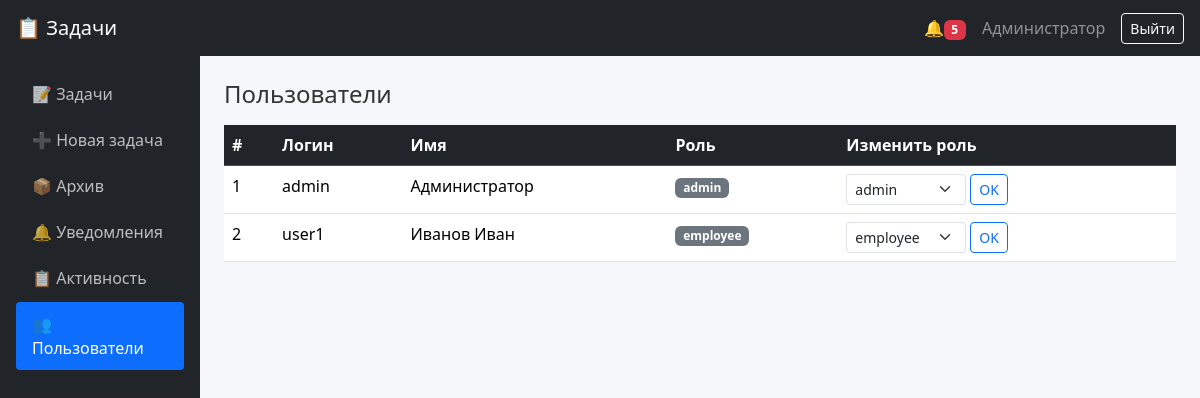
The app's page /users (signed in) with its own data.
### tables this page shows
CREATE TABLE users (
            id       INTEGER PRIMARY KEY AUTOINCREMENT,
            username TEXT UNIQUE NOT NULL,
            password TEXT NOT NULL,
            role     TEXT DEFAULT 'employee',
            name     TEXT
        );

### app.py (the view)
@app.route('/users')
@login_required
@admin_required
def users():
    conn = get_db()
    all_users = conn.execute("SELECT * FROM users ORDER BY id").fetchall()
    conn.close()
    return render_template('users.html', users=all_users)

### app.py (called while the page is built)
def get_db():
    conn = sqlite3.connect(DB)
    conn.row_factory = sqlite3.Row
    conn.execute("PRAGMA journal_mode = WAL;")
    conn.execute("PRAGMA foreign_keys = ON;")
    return conn

def login_required(f):
    from functools import wraps
    @wraps(f)
    def wrapper(*args, **kwargs):
        if 'user_id' not in session:
            return redirect('/login')
        return f(*args, **kwargs)
    return wrapper

def admin_required(f):
    from functools import wraps
    @wraps(f)
    def wrapper(*args, **kwargs):
        if session.get('role') != 'admin':
            flash('Только для администратора', 'danger')
            return redirect('/tasks')
        return f(*args, **kwargs)
    return wrapper

@app.before_request
def count_notifications():
    g.unread = 0
    if session.get('user_id'):
        conn = get_db()
        row = conn.execute(
            "SELECT COUNT(*) as c FROM notifications WHERE user_id=? AND is_read=0",
            (session['user_id'],)
        ).fetchone()
        conn.close()
        g.unread = row['c'] if row else 0

@app.context_processor
def inject_globals():
    return dict(
        statuses=STATUSES,
        stages=STAGES,
        unread=g.unread if hasattr(g, 'unread') else 0,
        session=session
    )

### templates/users.html (shortened to what this page needs)
{% extends "base.html" %}
{% block content %}
<h4 class="mb-3">Пользователи</h4>
<table class="table table-hover">
  <thead class="table-dark">
    <tr><th>#</th><th>Логин</th><th>Имя</th><th>Роль</th><th>Изменить роль</th></tr>
  </thead>
  <tbody>
    {% for u in users %}
    <tr>
      <td>{{ u.id }}</td>
      <td>{{ u.username }}</td>
      <td>{{ u.name or '—' }}</td>
      <td><span class="badge bg-secondary">{{ u.role }}</span></td>
      <td>
        <form method="post" action="/users/{{ u.id }}/role" class="d-flex gap-1">
          <select class="form-select form-select-sm" name="role" style="width:120px;">
            <option value="employee" {% if u.role=='employee' %}selected{% endif %}>employee</option>
            <option value="admin"    {% if u.role=='admin'    %}selected{% endif %}>admin</option>
          </select>
          <button class="btn btn-sm btn-outline-primary">OK</button>
        </form>
      </td>
    </tr>
    {% endfor %}
  </tbody>
</table>
{% endblock %}

### templates/base.html (shortened to what this page needs)
<!doctype html>
<html lang="ru">
<head>
  <link href="https://cdn.jsdelivr.net/npm/bootstrap@5.3.2/dist/css/bootstrap.min.css" rel="stylesheet">
  <link rel="stylesheet" href="/static/style.css">
</head>
<body>
<nav class="navbar navbar-dark bg-dark px-3">
  <a class="navbar-brand" href="/tasks">📋 Задачи</a>
  {% if session.get('user_id') %}
  <div class="d-flex align-items-center gap-3">
    <a href="/notifications" class="text-white text-decoration-none">
      🔔{% if unread > 0 %}<span class="badge bg-danger">{{ unread }}</span>{% endif %}
    </a>
    <span class="text-white-50">{{ session.get('name') or session.get('username') }}</span>
    <a href="/logout" class="btn btn-outline-light btn-sm">Выйти</a>
  </div>
  {% endif %}
</nav>
<div class="d-flex">
  {% if session.get('user_id') %}
  <nav class="sidebar p-3">
    <ul class="nav flex-column">
      <li class="nav-item">
        <a class="nav-link {% if request.path == '/tasks' %}active{% endif %}" href="/tasks">📝 Задачи</a>
      </li>
      <li class="nav-item">
        <a class="nav-link {% if request.path == '/tasks/new' %}active{% endif %}" href="/tasks/new">➕ Новая задача</a>
      </li>
      <li class="nav-item">
        <a class="nav-link {% if request.path == '/archive' %}active{% endif %}" href="/archive">📦 Архив</a>
      </li>
      <li class="nav-item">
        <a class="nav-link {% if request.path == '/notifications' %}active{% endif %}" href="/notifications">🔔 Уведомления</a>
      </li>
      <li class="nav-item">
        <a class="nav-link {% if request.path == '/activity' %}active{% endif %}" href="/activity">📋 Активность</a>
      </li>
      {% if session.get('role') == 'admin' %}
      <li class="nav-item">
        <a class="nav-link {% if request.path == '/users' %}active{% endif %}" href="/users">👥 Пользователи</a>
      </li>
      {% endif %}
    </ul>
  </nav>
  {% endif %}
  <main class="flex-grow-1 p-4">
    {% block content %}{% endblock %}
  </main>
</div>
</body>
</html>

### static/style.css (style rules this page uses)
body { background-color: #f5f7fa; color: #333; }
.sidebar { width: 200px; min-height: calc(100vh - 56px); background: #212529; flex-shrink: 0; }
.sidebar .nav-link { color: rgba(255, 255, 255, 0.7); padding: 10px 16px; border-radius: 4px; margin-bottom: 2px; text-decoration: none; display: block; }
.sidebar .nav-link.active { background-color: #0d6efd; color: white; }
table { background: white; }

### records on screen
users: get "Администратор", id "1", username "admin", name "Администратор", role "admin"
users: id "2", username "user1", name "Иванов Иван", role "employee"

### other values on screen
{{ unread }} "5"
